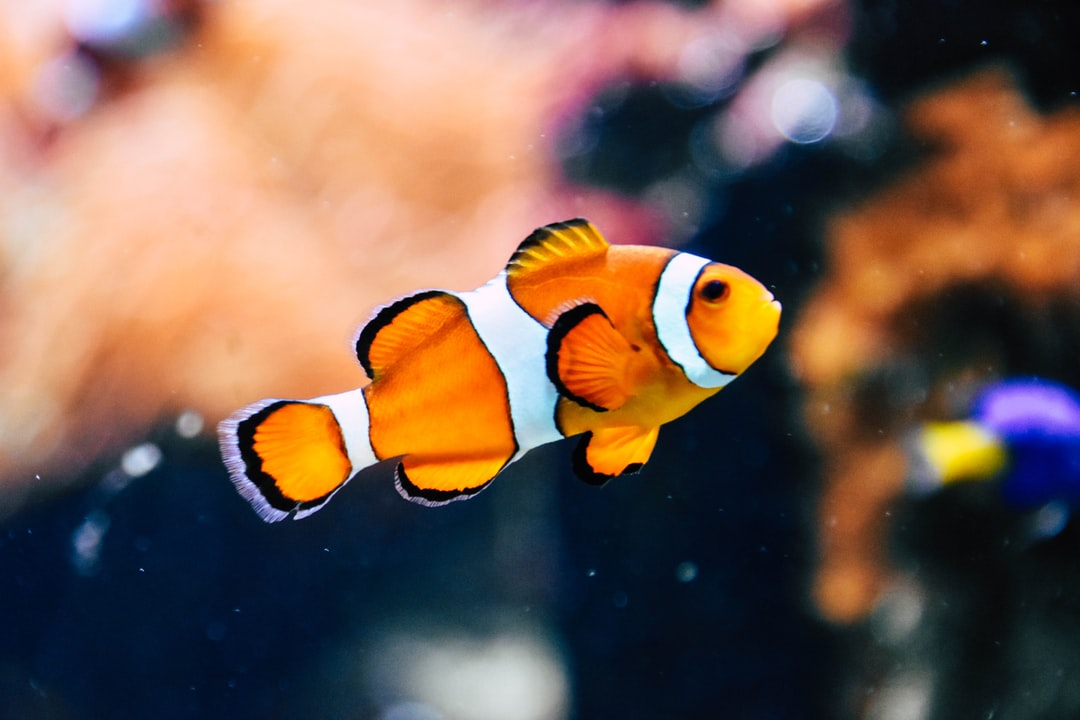
#> input picture fish.jpg, 1080 x 720 px
$ jupyter execute masking.ipynb
#> lines starting #> are read from the running program, lines starting #| are printed output that depends on the picture; after the words box and inside, x2 and y2 are one past the last pixel; in counts of white or black regions, pixels touching at a corner belong together
[cell 1]
import cv2 as cv
import numpy as np

img = cv.imread('fish.jpg')
#> img is the input picture: shape (720, 1080, 3); mean B, G, R 81.3, 93.8, 119.2
img = cv.resize(img, None, fx=0.5, fy=0.5, interpolation=cv.INTER_CUBIC)
#> img: shape (360, 540, 3)
mask = np.zeros(img.shape[:2], dtype='uint8')
cv.circle(mask, (60, 50), 50, 255, -1)
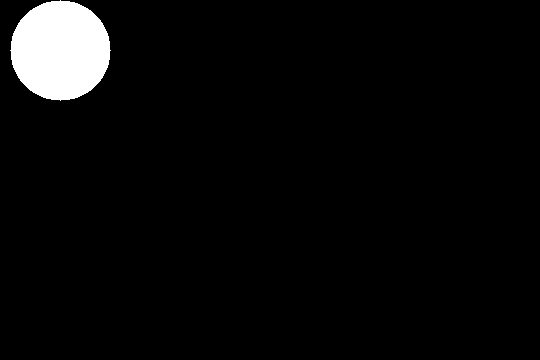
#> mask: shape (360, 540); 4% white; 1 white region, box (x1, y1, x2, y2) and area: (10, 0, 111, 101) 7845

masked = cv.bitwise_and(img, img, mask=mask)
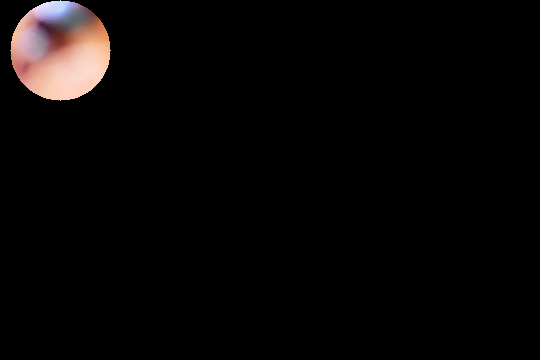
#> masked: shape (360, 540, 3); mean B, G, R 6.1, 6.4, 8.2
img2 = np.hstack([img, masked])
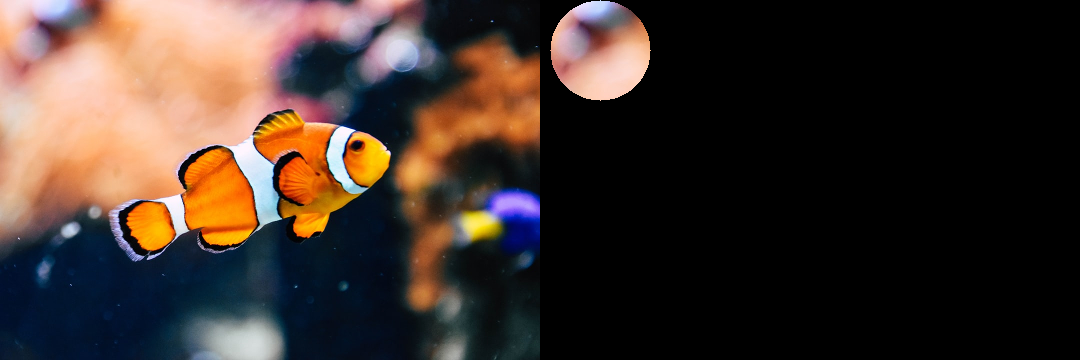
#> img2: shape (360, 1080, 3); mean B, G, R 43.7, 50.1, 63.7

cv.imshow('window', img2)
cv.waitKey(0)
cv.destroyAllWindows()
